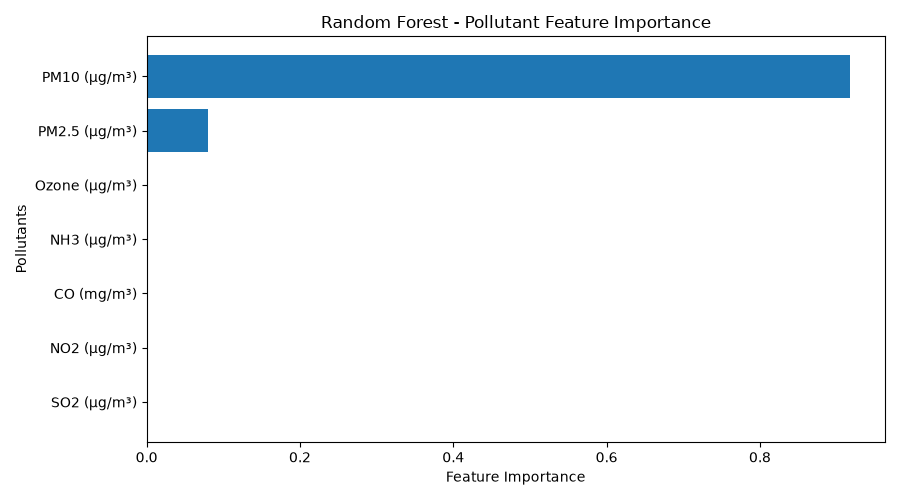

The Python source for this figure:
import joblib
import pandas as pd
import matplotlib.pyplot as plt
from pathlib import Path

project_folder = Path(__file__).resolve().parent
model_folder = project_folder / "models"
processed_folder = project_folder / "data" / "processed"
visualization_folder = project_folder / "visualizations"

visualization_folder.mkdir(parents=True, exist_ok=True)

# Load Random Forest model and feature names
model = joblib.load(model_folder / "best_aqi_model.pkl")
features = joblib.load(
    processed_folder / "feature_columns.pkl"
)

# Extract feature importance
importance = pd.DataFrame({
    "Pollutant": features,
    "Importance": model.feature_importances_
})

importance = importance.sort_values(
    by="Importance", ascending=False
)

print("\nPOLLUTANT FEATURE IMPORTANCE")
print("--------------------------------")
print(importance.to_string(index=False))

# Create chart
plt.figure(figsize=(9, 5))
plt.barh(importance["Pollutant"], importance["Importance"])
plt.xlabel("Feature Importance")
plt.ylabel("Pollutants")
plt.title("Random Forest - Pollutant Feature Importance")
plt.gca().invert_yaxis()
plt.tight_layout()

plt.savefig(
    visualization_folder / "feature_importance.png"
)
plt.show()
plt.close()

print("\nFeature importance chart saved successfully!")
